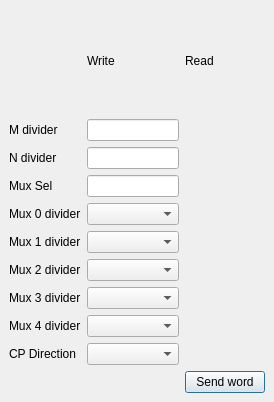
<?xml version="1.0" encoding="UTF-8"?>
<ui version="4.0">
 <class>VCXODialog</class>
 <widget class="QDialog" name="VCXODialog">
  <property name="geometry">
   <rect>
    <x>0</x>
    <y>0</y>
    <width>274</width>
    <height>402</height>
   </rect>
  </property>
  <property name="windowTitle">
   <string>VCXO Program</string>
  </property>
  <layout class="QGridLayout" name="gridLayout">
   <property name="margin">
    <number>0</number>
   </property>
   <property name="spacing">
    <number>0</number>
   </property>
   <item row="0" column="0">
    <widget class="QScrollArea" name="scrollArea">
     <property name="frameShape">
      <enum>QFrame::NoFrame</enum>
     </property>
     <property name="widgetResizable">
      <bool>true</bool>
     </property>
     <widget class="QWidget" name="scrollAreaWidgetContents">
      <property name="geometry">
       <rect>
        <x>0</x>
        <y>0</y>
        <width>274</width>
        <height>402</height>
       </rect>
      </property>
      <layout class="QGridLayout" name="gridLayout_2">
       <item row="0" column="1">
        <widget class="QLabel" name="label_10">
         <property name="text">
          <string>Write</string>
         </property>
        </widget>
       </item>
       <item row="0" column="2">
        <widget class="QLabel" name="label_9">
         <property name="text">
          <string>Read</string>
         </property>
        </widget>
       </item>
       <item row="1" column="0">
        <widget class="QLabel" name="label">
         <property name="text">
          <string>M divider</string>
         </property>
        </widget>
       </item>
       <item row="1" column="1">
        <widget class="TaurusValueLineEdit" name="taurusValueLineEdit"/>
       </item>
       <item row="1" column="2">
        <widget class="TaurusLabel" name="taurusLabel"/>
       </item>
       <item row="2" column="0">
        <widget class="QLabel" name="label_2">
         <property name="text">
          <string>N divider</string>
         </property>
        </widget>
       </item>
       <item row="2" column="1">
        <widget class="TaurusValueLineEdit" name="taurusValueLineEdit_3"/>
       </item>
       <item row="2" column="2">
        <widget class="TaurusLabel" name="taurusLabel_3"/>
       </item>
       <item row="3" column="0">
        <widget class="QLabel" name="label_3">
         <property name="text">
          <string>Mux Sel</string>
         </property>
        </widget>
       </item>
       <item row="3" column="1">
        <widget class="TaurusValueLineEdit" name="taurusValueLineEdit_4"/>
       </item>
       <item row="3" column="2">
        <widget class="TaurusLabel" name="taurusLabel_4"/>
       </item>
       <item row="4" column="0">
        <widget class="QLabel" name="label_4">
         <property name="text">
          <string>Mux 0 divider</string>
         </property>
        </widget>
       </item>
       <item row="4" column="1">
        <widget class="TaurusValueComboBox" name="taurusValueComboBox"/>
       </item>
       <item row="4" column="2">
        <widget class="TaurusLabel" name="taurusLabel_5"/>
       </item>
       <item row="5" column="0">
        <widget class="QLabel" name="label_5">
         <property name="text">
          <string>Mux 1 divider</string>
         </property>
        </widget>
       </item>
       <item row="5" column="1">
        <widget class="TaurusValueComboBox" name="taurusValueComboBox_2"/>
       </item>
       <item row="5" column="2">
        <widget class="TaurusLabel" name="taurusLabel_6"/>
       </item>
       <item row="6" column="0">
        <widget class="QLabel" name="label_6">
         <property name="text">
          <string>Mux 2 divider</string>
         </property>
        </widget>
       </item>
       <item row="6" column="1">
        <widget class="TaurusValueComboBox" name="taurusValueComboBox_3"/>
       </item>
       <item row="6" column="2">
        <widget class="TaurusLabel" name="taurusLabel_7"/>
       </item>
       <item row="7" column="0">
        <widget class="QLabel" name="label_7">
         <property name="text">
          <string>Mux 3 divider</string>
         </property>
        </widget>
       </item>
       <item row="7" column="1">
        <widget class="TaurusValueComboBox" name="taurusValueComboBox_4"/>
       </item>
       <item row="7" column="2">
        <widget class="TaurusLabel" name="taurusLabel_8"/>
       </item>
       <item row="8" column="0">
        <widget class="QLabel" name="label_8">
         <property name="text">
          <string>Mux 4 divider</string>
         </property>
        </widget>
       </item>
       <item row="8" column="1">
        <widget class="TaurusValueComboBox" name="taurusValueComboBox_5"/>
       </item>
       <item row="8" column="2">
        <widget class="TaurusLabel" name="taurusLabel_9"/>
       </item>
       <item row="9" column="0">
        <widget class="QLabel" name="label_11">
         <property name="text">
          <string>CP Direction</string>
         </property>
        </widget>
       </item>
       <item row="9" column="1">
        <widget class="TaurusValueComboBox" name="taurusValueComboBox_6"/>
       </item>
       <item row="9" column="2">
        <widget class="TaurusLabel" name="taurusLabel_2"/>
       </item>
       <item row="10" column="2">
        <widget class="QPushButton" name="pushButton">
         <property name="text">
          <string>Send word</string>
         </property>
        </widget>
       </item>
      </layout>
     </widget>
    </widget>
   </item>
  </layout>
 </widget>
 <customwidgets>
  <customwidget>
   <class>TaurusLabel</class>
   <extends>QLabel</extends>
   <header>taurus.qt.qtgui.display</header>
  </customwidget>
  <customwidget>
   <class>TaurusValueLineEdit</class>
   <extends>QLineEdit</extends>
   <header>taurus.qt.qtgui.input</header>
  </customwidget>
  <customwidget>
   <class>TaurusValueComboBox</class>
   <extends>QComboBox</extends>
   <header>taurus.qt.qtgui.input</header>
  </customwidget>
 </customwidgets>
 <resources/>
 <connections/>
</ui>
